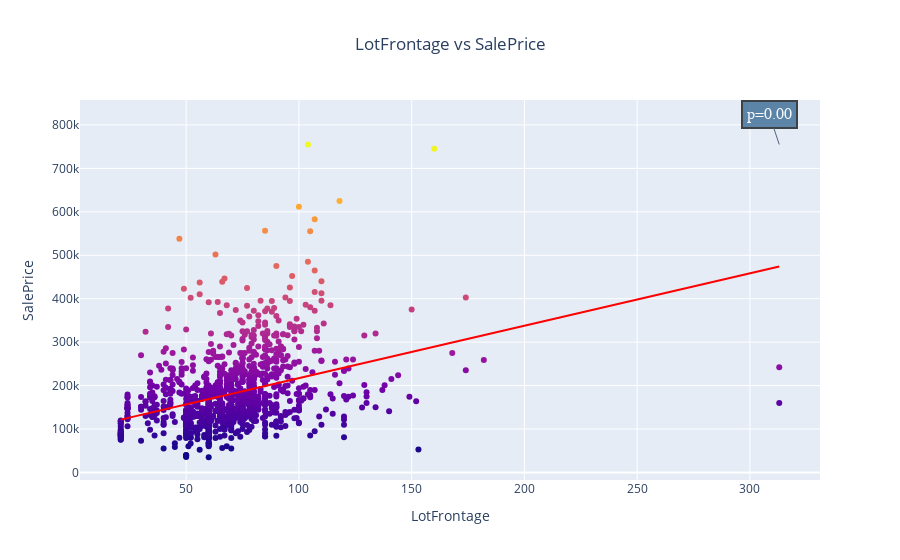

Here is the notebook cell this chart was saved with:
### Code cell
scatter_correlation_plot(df, var1='LotFrontage', var2='SalePrice')

### Figure 1 — Plotly figure (JSON) as saved in the notebook; plotly's stock layout.template omitted (floating-point values rounded to 4 significant figures; data arrays with more than 128 entries replaced by an {"elided": "..."} marker saying what was removed)
{"data": [{"marker": {"color": {"elided": "1201 float values"}}, "mode": "markers", "showlegend": false, "type": "scatter", "x": {"elided": "1201 int values"}, "y": {"elided": "1201 int values"}}, {"line": {"color": "red"}, "showlegend": false, "type": "scatter", "x": {"elided": "1201 int values"}, "y": {"elided": "1201 float values"}}], "layout": {"annotations": [{"align": "center", "bgcolor": "#3a6b94", "bordercolor": "#13181a", "borderpad": 4, "borderwidth": 2, "font": {"color": "#ffffff", "family": "Courier New, monospace", "size": 16}, "opacity": 0.8, "text": "p=0.00", "x": 313, "xref": "x", "y": 755000, "yref": "y"}], "title": {"text": "LotFrontage vs SalePrice", "x": 0.5}, "xaxis": {"title": {"text": "LotFrontage"}}, "yaxis": {"title": {"text": "SalePrice"}}}}
